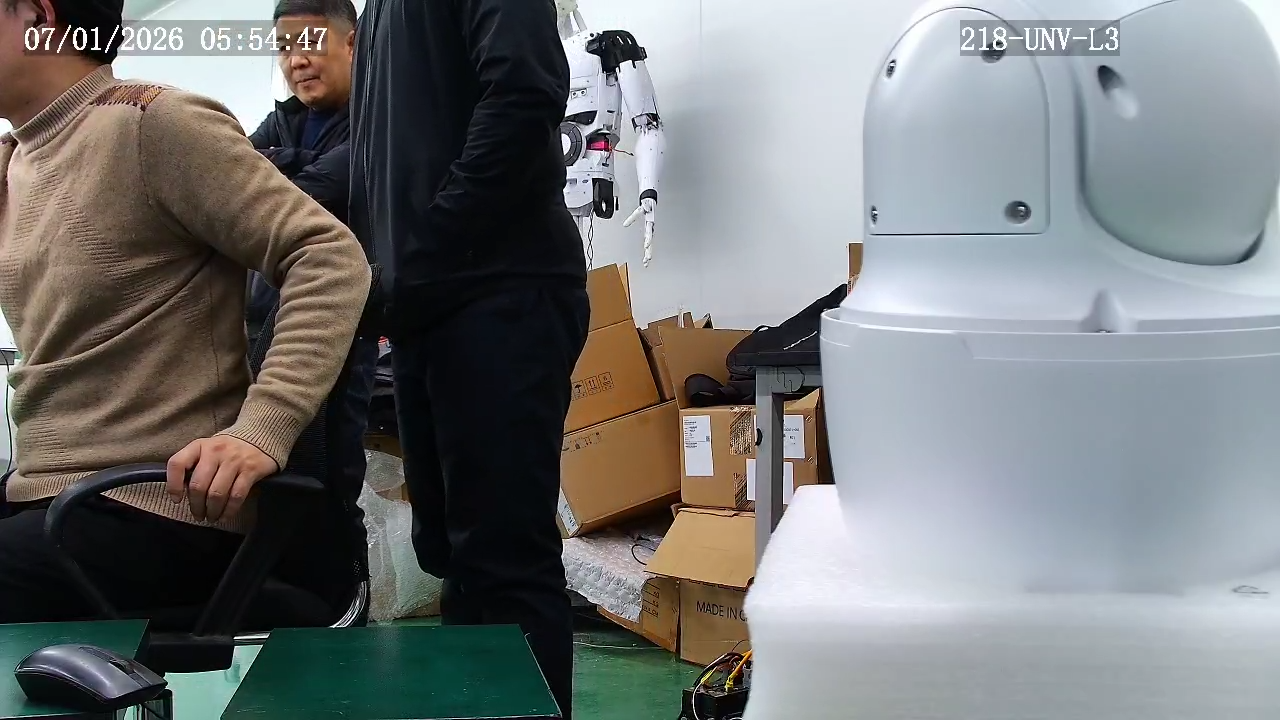
#> input picture python/b.png, 1280 x 720 px, given in place of video1, which was not available
$ python detecet_cycle.py
#> lines starting #> are read from the running program, lines starting #| are printed output that depends on the picture; long printed decimals are rounded; pictures that were not available may be replaced by others from this repository, and a replacement may not be noted
#!/usr/bin/env python3
# -*- coding: utf-8 -*-

import cv2
import sys
import argparse
import time
import json
import os
import numpy as np
from datetime import datetime

def grab_rtsp_frame(rtsp_url, timeout=10):
    """抓取一帧，返回 frame 或 None"""
#> called with timeout = 10
    os.environ["OPENCV_FFMPEG_CAPTURE_OPTIONS"] = "rtsp_transport;tcp"
    cap = cv2.VideoCapture(rtsp_url, cv2.CAP_FFMPEG)
    cap.set(cv2.CAP_PROP_BUFFERSIZE, 1)

    start_time = time.time()
    while time.time() - start_time < timeout:
        ret, frame = cap.read()
#> frame is the input picture: shape (720, 1280, 3); mean B, G, R 119.4, 119.1, 116.9
        if ret:
            cap.release()
            return frame
        time.sleep(0.05)
    cap.release()
    return None

def detect_largest_circle(frame):
    """返回最大圆信息: (x, y, radius) 或 None"""
    gray = cv2.cvtColor(frame, cv2.COLOR_BGR2GRAY)
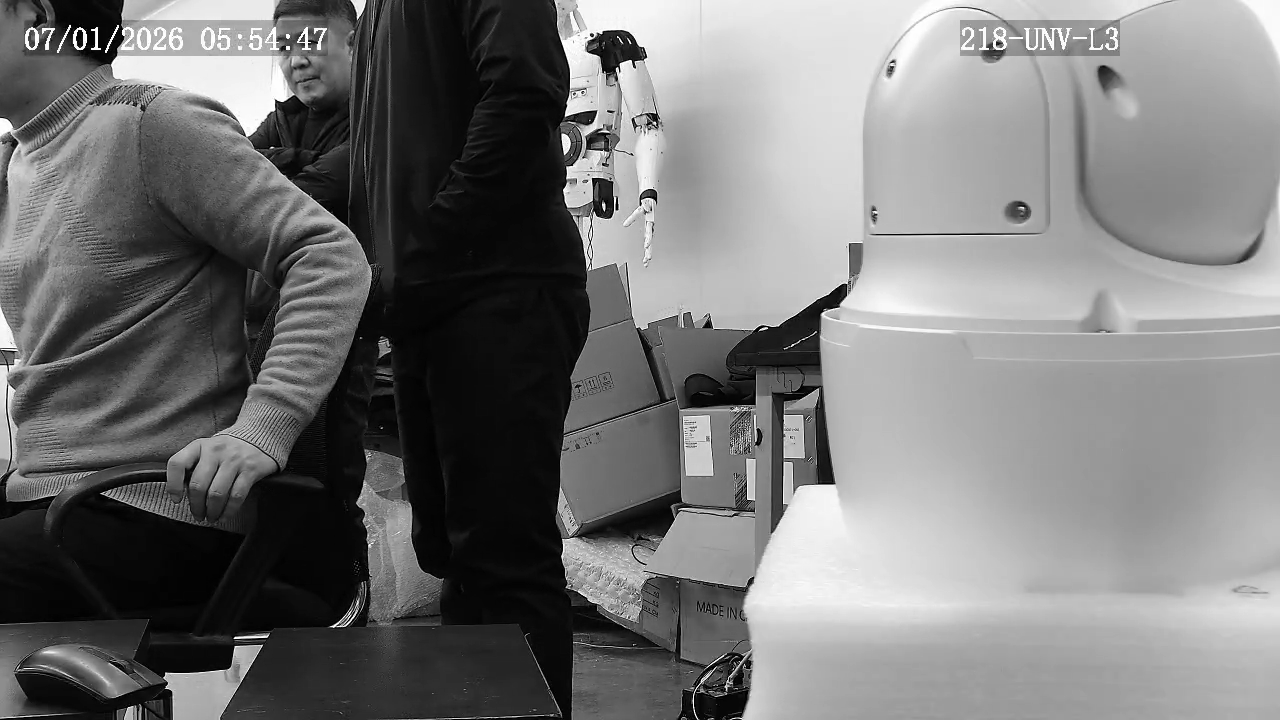
#> gray: shape (720, 1280); min 0, max 255, mean 118.5
    blurred = cv2.GaussianBlur(gray, (9, 9), 2)
    circles = cv2.HoughCircles(
        blurred, cv2.HOUGH_GRADIENT, dp=1.2, minDist=100,
        param1=100, param2=40, minRadius=50, maxRadius=500
    )
#> circles = 36 rows, first 8: [415.8, 420.6, 408], [321, 485.4, 450.4], [279, 372.6, 354], [138.6, 250.2, 166.3], [235.8, 276.6, 251.1], [192.6, 485.4, 187], [516.6, 448.2, 268.2], [384.6, 673.8, 430.4]
    if circles is None:
        return None
    circles = np.round(circles[0, :]).astype("int")
#> circles = 36 rows, first 8: [416, 421, 408], [321, 485, 450], [279, 373, 354], [139, 250, 166], [236, 277, 251], [193, 485, 187], [517, 448, 268], [385, 674, 430]
    x, y, r = max(circles, key=lambda c: c[2])
#> x = 321; y = 485; r = 450
    return x, y, r

def main():
    parser = argparse.ArgumentParser(description="RTSP 抓图 + 检测最大圆 → JSON 输出")
    parser.add_argument("url", nargs="?",
                        default="rtsp://user1:h7Hsu3ULLnLTs*M@192.168.1.13:554/media/video1",
                        help="RTSP 地址")
    parser.add_argument("-t", "--timeout", type=int, default=10, help="超时时间（秒）")
    parser.add_argument("--pretty", action="store_true", help="美化 JSON 输出（调试用）")
    args = parser.parse_args()

    # 1. 抓图
    frame = grab_rtsp_frame(args.url, args.timeout)
    if frame is None:
        result = {
            "success": False,
            "error": "timeout",
            "message": "无法从 RTSP 流获取图像",
            "timestamp": datetime.now().isoformat()
        }
    else:
        # 2. 检测圆
        circle = detect_largest_circle(frame)
#> circle = (321, 485, 450)
        h, w = frame.shape[:2]
#> h = 720; w = 1280
        if circle:
            x, y, r = circle
#> x = 321; y = 485; r = 450
            result = {
                "success": True,
                "circle": {
                    "center": {"x": int(x), "y": int(y)},
                    "radius": int(r),
                    "diameter": int(r * 2)
                },
                "image": {
                    "width": int(w),
                    "height": int(h)
                },
                "timestamp": datetime.now().isoformat()
            }
        else:
            result = {
                "success": False,
                "error": "no_circle",
                "message": "未检测到有效圆形",
                "image": {"width": int(w), "height": int(h)},
                "timestamp": datetime.now().isoformat()
            }

    # 3. 输出 JSON
    if args.pretty:
        print(json.dumps(result, indent=2, ensure_ascii=False))
    else:
        print(json.dumps(result, ensure_ascii=False))
#| {"success": true, "circle": {"center": {"x": 321, "y": 485}, "radius": 450, "diameter": 900}, "image": {"width": 1280, "height": 720}, "timestamp": "2026-11-20T20:48:32.529"}

if __name__ == "__main__":
    main()

$ run again, on python/c.png
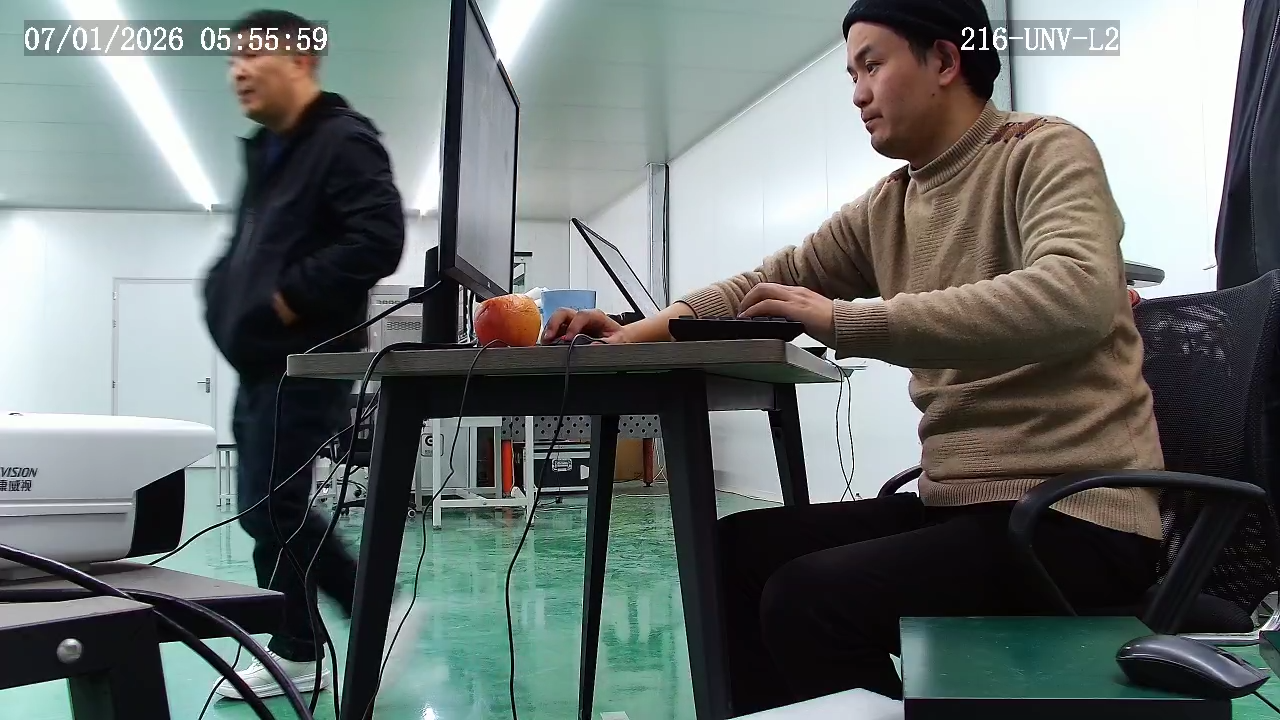
#> input picture python/c.png, 1280 x 720 px, given in place of video1, which was not available
#> in grab_rtsp_frame, frame is the input picture: shape (720, 1280, 3); mean B, G, R 109.9, 111.5, 104.5
#> in detect_largest_circle, `gray = cv2.cvtColor(frame, cv2.COLOR_BGR2GRAY)`:
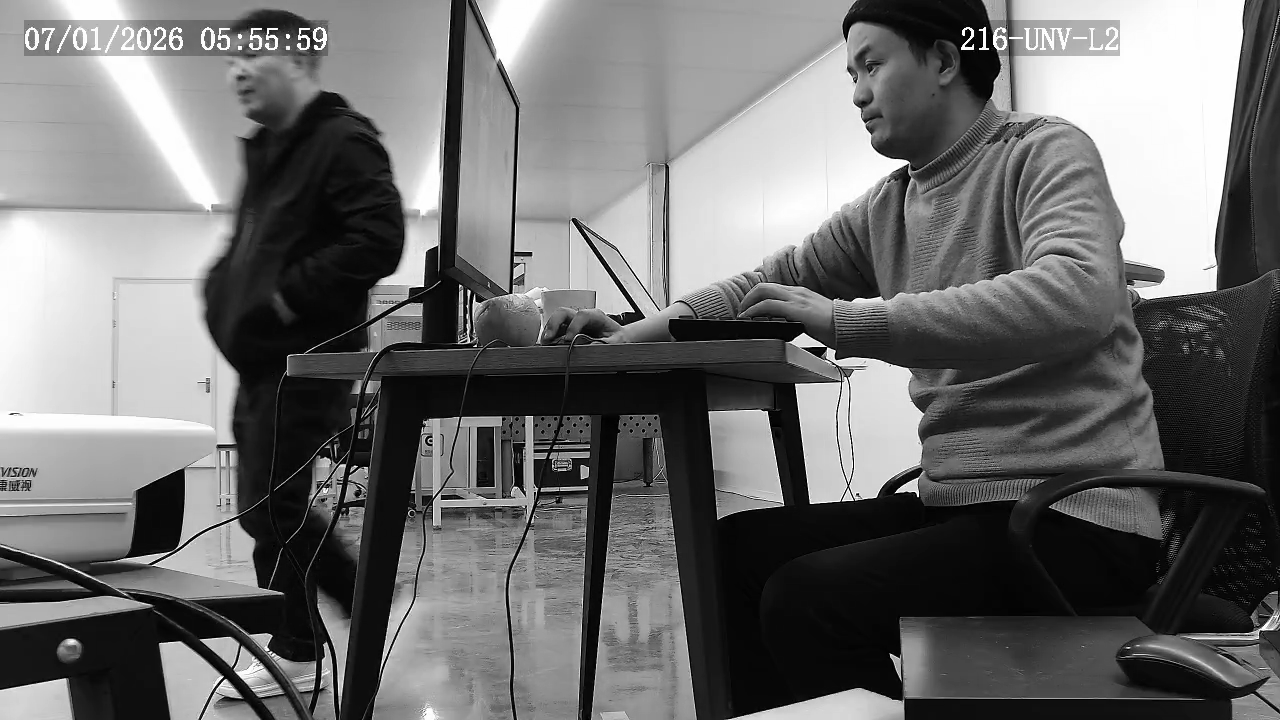
#> gray: shape (720, 1280); min 0, max 255, mean 109.2
#> in detect_largest_circle, `blurred = cv2.GaussianBlur(gray, (9, 9), 2)`:
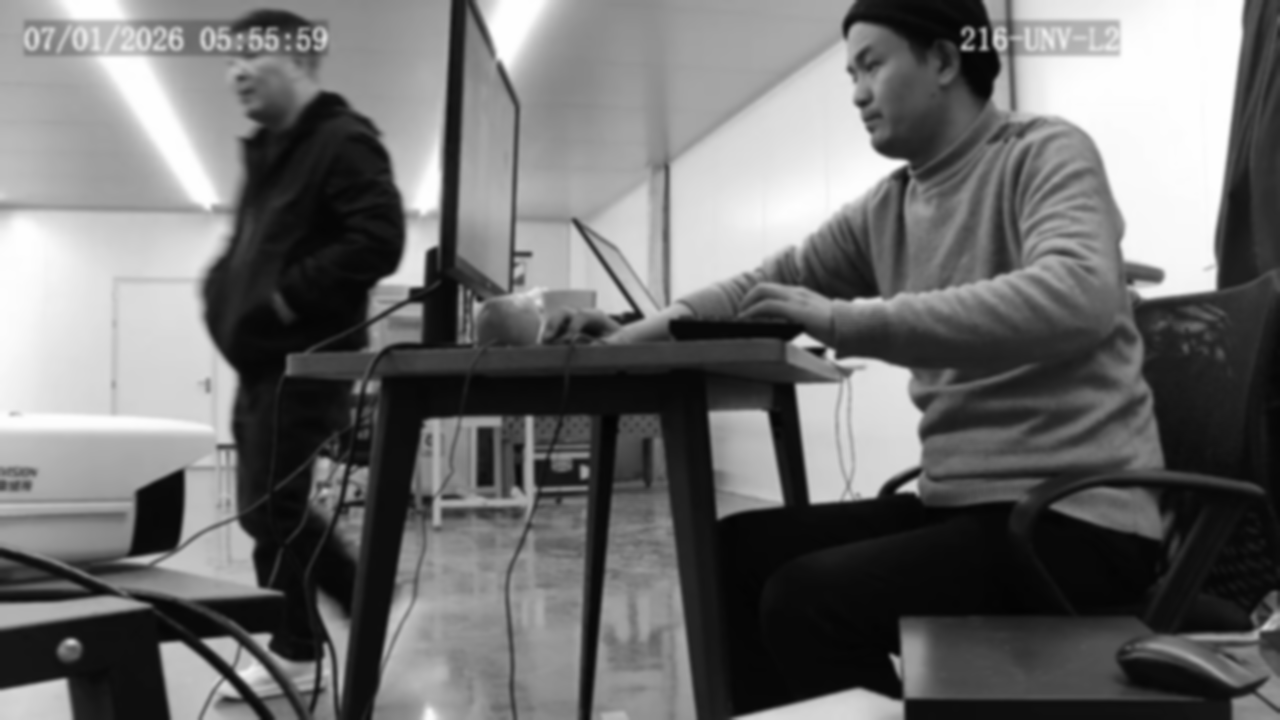
#> blurred: shape (720, 1280); min 2, max 254, mean 109.2
#> in detect_largest_circle, `circles = cv2.HoughCircles( blurred, cv2.HOUGH_GRADIENT, dp=1.2, minDi..`: circles = 62 rows, first 8: [196.2, 309, 290], [73.8, 237, 324.8], [41.4, 142.2, 418.8], [113.4, 389.4, 370.9], [814.2, 198.6, 303.9], [1141.8, 405, 295.3], [808.2, 77.4, 425.2], [796.2, 478.2, 364.6]
#> in detect_largest_circle, `circles = np.round(circles[0, :]).astype("int")`: circles = 62 rows, first 8: [196, 309, 290], [74, 237, 325], [41, 142, 419], [113, 389, 371], [814, 199, 304], [1142, 405, 295], [808, 77, 425], [796, 478, 365]
#> in detect_largest_circle, `x, y, r = max(circles, key=lambda c: c[2])`: x = 599; y = 43; r = 490
#> circle = (599, 43, 490)
#> in main, `x, y, r = circle`: x = 599; y = 43; r = 490
#| {"success": true, "circle": {"center": {"x": 599, "y": 43}, "radius": 490, "diameter": 980}, "image": {"width": 1280, "height": 720}, "timestamp": "2026-11-20T20:48:39.489"}
